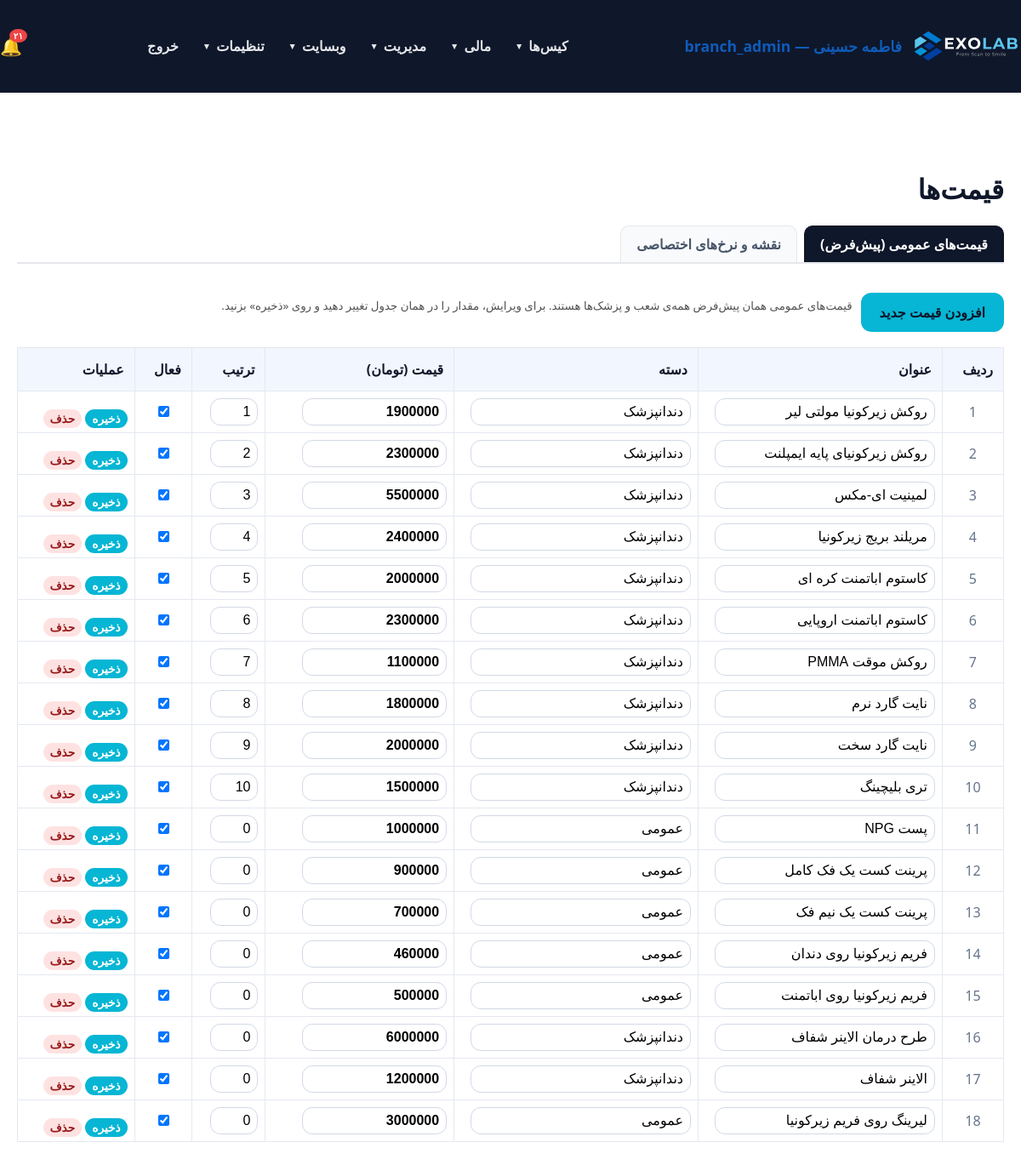
The page /panel/prices.php (signed in) on the database its author committed.
### tables this page shows
CREATE TABLE `users` (
  `id` int(11) NOT NULL AUTO_INCREMENT,
  `username` varchar(100) NOT NULL,
  `password_hash` varchar(255) NOT NULL,
  `full_name` varchar(255) NOT NULL,
  `email` varchar(255) DEFAULT NULL,
  `phone` varchar(20) DEFAULT NULL,
  `role` enum('admin','doctor','staff','secretary','designer','technician','operator','powder','courier','finance','outsource_lab','customer_lab','partner_lab','clinic','branch_admin') NOT NULL DEFAULT 'staff',
  `branch_id` int(11) DEFAULT NULL,
  `clinic_id` int(11) DEFAULT NULL,
  `lab_id` int(11) DEFAULT NULL,
  `is_designer` tinyint(1) NOT NULL DEFAULT 0,
  `is_default_designer` tinyint(1) NOT NULL DEFAULT 0,
  `active` tinyint(1) DEFAULT 1,
  `last_login` datetime DEFAULT NULL,
  `created_at` datetime DEFAULT current_timestamp(),
  `updated_at` datetime DEFAULT current_timestamp() ON UPDATE current_timestamp(),
  `notes` text DEFAULT NULL,
  PRIMARY KEY (`id`),
  UNIQUE KEY `username` (`username`),
  KEY `idx_users_clinic_id` (`clinic_id`),
  KEY `idx_users_is_designer` (`is_designer`),
  CONSTRAINT `fk_users_clinic` FOREIGN KEY (`clinic_id`) REFERENCES `users` (`id`) ON DELETE SET NULL ON UPDATE CASCADE
);

CREATE TABLE `site_prices` (
  `id` int(11) NOT NULL AUTO_INCREMENT,
  `branch_id` int(11) DEFAULT NULL,
  `title` varchar(255) NOT NULL,
  `description` text NOT NULL,
  `price` decimal(15,2) NOT NULL DEFAULT 0.00,
  `category` varchar(120) DEFAULT 'عمومی',
  `active` tinyint(1) DEFAULT 1,
  `created_at` datetime DEFAULT current_timestamp(),
  `updated_at` datetime DEFAULT current_timestamp() ON UPDATE current_timestamp(),
  `display_order` int(11) DEFAULT 0,
  PRIMARY KEY (`id`)
);

### panel/db.php (called while the page is built, shortened)
<?php
function db() {
    static $pdo = null;
    if ($pdo === null) {
        $pdo = Connection::getInstance();
    }
    return $pdo;
}
function getAllPrices() {
    $stmt = db()->query("SELECT * FROM site_prices ORDER BY (display_order = 0) ASC, CASE WHEN display_order = 0 THEN id ELSE display_order END ASC");
    return $stmt->fetchAll();
}
function getUnreadNotificationCount(int $userId): int {
    $stmt = db()->prepare('SELECT COUNT(*) FROM notifications WHERE user_id = ? AND is_read = 0');
    $stmt->execute([$userId]);
    return (int) $stmt->fetchColumn();
}

### includes/helpers.php (called while the page is built, shortened)
<?php
function toPersianDigits($input) {
    $numbers = ['0','1','2','3','4','5','6','7','8','9'];
    $persian = ['۰','۱','۲','۳','۴','۵','۶','۷','۸','۹'];
    return str_replace($numbers, $persian, $input);
}
function formatTomanInput($value) {
    return number_format((float) $value, 0, '.', '');
}

### panel/prices_general_tab.php (the view, shortened to what this page needs)
<?php
require_once __DIR__ . '/auth.php';
$prices = getAllPrices();
?>
<div style="margin-bottom: 18px; display:flex; gap:10px; flex-wrap:wrap; align-items:center;">
    <a class="btn" href="price_form.php">افزودن قیمت جدید</a>
    <small style="color:#525252;">قیمت‌های عمومی همان پیش‌فرض همه‌ی شعب و پزشک‌ها هستند. برای ویرایش، مقدار را در همان جدول تغییر دهید و روی «ذخیره» بزنید.</small>
</div>
<div class="table-scroll">
<table>
    <thead>
    <tr>
        <th class="th-narrow">ردیف</th>
        <th>عنوان</th>
        <th>دسته</th>
        <th class="th-price">قیمت (تومان)</th>
        <th class="th-narrow">ترتیب</th>
        <th class="th-narrow">فعال</th>
        <th class="th-narrow">عملیات</th>
    </tr>
    </thead>
    <tbody id="sortable-prices">
    <?php foreach ($prices as $index => $price): ?>
        <tr draggable="true" data-id="<?= (int) $price['id'] ?>">
            <td class="price-index"><?= $index + 1 ?></td>
            <td><input type="text" class="ed-title" value="<?= htmlspecialchars($price['title']) ?>" style="width:96%; min-width:160px;"></td>
            <td><input type="text" class="ed-category" value="<?= htmlspecialchars($price['category']) ?>" style="width:96%; min-width:100px;"></td>
            <td><input type="number" class="ed-price" value="<?= htmlspecialchars(formatTomanInput($price['price'])) ?>" min="0" step="1" style="width:170px; font-weight:bold;"></td>
            <td><input type="number" class="ed-order" value="<?= isset($price['display_order']) ? (int)$price['display_order'] : 0 ?>" min="0" step="1" style="width:56px;"></td>
            <td style="text-align:center;"><input type="checkbox" class="ed-active" <?= $price['active'] ? 'checked' : '' ?> style="width:auto;"></td>
            <td class="actions" style="white-space:nowrap;">
                <button type="button" class="btn save-price-row" style="background:#06B6D4; color:#fff; padding:3px 8px; font-size:0.85rem;">ذخیره</button>
                <button type="button" class="btn delete-price-row" style="background:#fee2e2; color:#991b1b; padding:3px 8px; font-size:0.85rem;">حذف</button>
            </td>
        </tr>
    <?php endforeach; ?>
    </tbody>
</table>
</div>

### panel/auth.php (shortened to what this page needs)
<?php
require_once __DIR__ . '/db.php';
require_once __DIR__ . '/../includes/helpers.php';
function current_user() {
    static $user = null;
    if ($user !== null) return $user;
    $stmt = db()->prepare('SELECT * FROM users WHERE id = ? AND active = 1 LIMIT 1');
    $stmt->execute([(int)$_SESSION[USER_SESSION_KEY]]);
    $user = $stmt->fetch();
    return $user;
}
function is_logged_in() {
    return current_user() !== null;
}
function is_admin(): bool {
    $user = current_user();
    return $user['role'] === 'admin' || $user['role'] === 'branch_admin';
}
function is_root_admin(): bool {
    $user = current_user();
    return $user && $user['role'] === 'admin';
}
function is_branch_scoped(): bool {
    $user = current_user();
    return !empty($user['branch_id']);
}
function has_permission($permission) {
    $user = current_user();
    $perms = $GLOBALS['role_permissions'][$user['role']] ?? [];
    return in_array('*', $perms) || in_array($permission, $perms);
}
function require_login() {
    if (!is_logged_in()) {
        $target = getLoginRedirectUrl();
        if ($target !== '') {
            $_SESSION['login_redirect'] = $target;
        }
        header('Location: login.php');
        exit;
    }
}
function require_admin() {
    require_login();
}
function panel_layout_start($title = 'پنل مدیریت') {
    $user = current_user();
    ?>
    <!DOCTYPE html>
    <html lang="fa" dir="rtl">
    <head>
        <link rel="stylesheet" href="../assets/css/style.css">
        <link rel="stylesheet" href="../assets/css/datatables.min.css">
    </head>
    <body>
    <header class="site-header">
        <div class="container" style="justify-content: space-between;">
            <a class="brand" href="dashboard.php">
                <img src="../assets/icons/EXOLAB_LOGO_HORIZENTAL.svg" alt="EXOLAB" class="site-logo">
                <span><?= $user ? htmlspecialchars($user['full_name']) . ' — ' . $user['role'] : 'پنل' ?></span>
            </a>
            <nav class="site-nav" id="siteNav">
                <?php
                $navCanCases  = has_permission('view_all_cases') || has_permission('view_own_cases') || has_permission('view_assigned_cases') || has_permission('view_clinic_cases') || has_role('designer');
                $navCanInv    = has_permission('view_invoices') || has_permission('view_clinic_invoices') || has_permission('view_own_invoices') || is_admin();
                $navCanPay    = has_permission('view_own_payments') || has_permission('view_clinic_payments') || has_permission('view_payments') || is_admin();
                $navIsAdmin   = is_admin();
                $navIsRoot    = is_root_admin();
                ?>
                <?php if ($navCanCases): ?>
                    <div class="nav-group">
                        <button type="button" class="nav-group-toggle" onclick="toggleNavGroup(this)">کیس‌ها <span class="caret">▼</span></button>
                    </div>
                <?php endif; ?>
                <?php if ($navCanInv || $navCanPay || $navIsAdmin): ?>
                    <div class="nav-group">
                        <button type="button" class="nav-group-toggle" onclick="toggleNavGroup(this)">مالی <span class="caret">▼</span></button>
                    </div>
                <?php endif; ?>
                <?php if ($navIsAdmin): ?>
                    <div class="nav-group">
                        <button type="button" class="nav-group-toggle" onclick="toggleNavGroup(this)">مدیریت <span class="caret">▼</span></button>
                    </div>
                    <div class="nav-group">
                        <button type="button" class="nav-group-toggle" onclick="toggleNavGroup(this)">وبسایت <span class="caret">▼</span></button>
                    </div>
                <?php endif; ?>
                <?php if ($navIsRoot || $user): ?>
                    <div class="nav-group">
                        <button type="button" class="nav-group-toggle" onclick="toggleNavGroup(this)">تنظیمات <span class="caret">▼</span></button>
                    </div>
                <?php endif; ?>
                <a class="nav-link" href="logout.php">خروج</a>
            </nav>
            <?php if ($user): $notifCount = getUnreadNotificationCount($user['id']); ?>
                <a href="notifications.php" class="notif-bell" style="position:relative; color:#fff; text-decoration:none; font-size:1.3rem; margin-right:10px;">
                    🔔
                    <?php if ($notifCount > 0): ?>
                        <span style="position:absolute; top:-6px; right:-6px; background:#ef4444; color:#fff; font-size:0.65rem; padding:1px 5px; border-radius:50%; font-weight:bold;"><?= toPersianDigits($notifCount > 99 ? '99+' : $notifCount) ?></span>
                    <?php endif; ?>
                </a>
            <?php endif; ?>
        </div>
    </header>
    <main class="section">
        <div class="container">
            <h2><?= htmlspecialchars($title) ?></h2>
    <?php
}
function panel_layout_end() {
    ?>
        </div>
    </main>
    </body>
    </html>
    <?php
}

### assets/css/style.css (style rules this page uses)
body { margin: 0; font-family: 'Segoe UI', Tahoma, Geneva, Verdana, sans-serif; background: #FFFFFF; color: #0F172A; direction: rtl; text-align: right; }
a { color: #0f5cba; text-decoration: none; }
.container { max-width: 1480px; margin: 0 auto; padding: 0 20px; }
.site-header { background: #0F172A; color: #ffffff; position: sticky; top: 0; z-index: 10; border-bottom: 1px solid rgba(255, 255, 255, 0.06); }
.site-header .container { display: flex; align-items: center; justify-content: space-between; flex-wrap: wrap; gap: 12px; padding: 18px 0; }
.brand { display: flex; align-items: center; gap: 12px; font-size: 1.1rem; font-weight: 700; }
.site-logo { height: 72px; display: inline-block; }
.site-nav { display: flex; align-items: center; gap: 4px; flex-wrap: wrap; }
.site-nav a, .nav-group-toggle { color: #E5E7EB; font-weight: 600; }
.nav-link { padding: 9px 12px; border-radius: 8px; text-decoration: none; transition: background .15s; }
.nav-group { position: relative; }
.nav-group-toggle { background: transparent; border: none; padding: 9px 12px; border-radius: 8px; cursor: pointer; font-size: 1rem; display: inline-flex; align-items: center; gap: 6px; font-family: inherit; }
.nav-group-toggle .caret { font-size: 0.65rem; transition: transform .2s; }
.btn { display: inline-block; background: #06B6D4; color: #0F172A; padding: 12px 22px; border-radius: 12px; margin-top: 16px; font-weight: 700; text-decoration: none; }
.section { padding: 64px 0; }
.section h2 { margin-bottom: 22px; font-size: 2rem; }
input, textarea, select { width: 100%; padding: 12px 14px; border: 1px solid #d2d8e7; border-radius: 12px; font-size: 1rem; box-sizing: border-box; }
button { background: #0f5cba; color: #fff; border: none; border-radius: 12px; padding: 13px 20px; font-weight: 700; cursor: pointer; }
table { width: 100%; border-collapse: collapse; background: #fff; }
th, td { padding: 14px 12px; border: 1px solid #e4e8f0; }
th { background: #f2f6ff; text-align: right; }
.table-scroll { overflow-x: auto; -webkit-overflow-scrolling: touch; }

### panel/prices_general_tab.php (style rules this page uses)
#sortable-prices th, #sortable-prices td { padding: 5px 8px; }
#sortable-prices .price-index { text-align: center; color: #64748b; }
#sortable-prices input { padding: 6px 8px; }

### rows shown on the page
users: full_name "فاطمه حسینی", role "branch_admin"
site_prices: title "روکش زیرکونیا مولتی لیر", category "دندانپزشک", price "1900000", display_order "1", active "☑"
site_prices: title "روکش زیرکونیای پایه ایمپلنت", category "دندانپزشک", price "2300000", display_order "2", active "☑"
site_prices: title "لمینیت ای-مکس", category "دندانپزشک", price "5500000", display_order "3", active "☑"
site_prices: title "مریلند بریج زیرکونیا", category "دندانپزشک", price "2400000", display_order "4", active "☑"
site_prices: title "کاستوم اباتمنت کره ای", category "دندانپزشک", price "2000000", display_order "5", active "☑"
site_prices: title "کاستوم اباتمنت اروپایی", category "دندانپزشک", price "2300000", display_order "6", active "☑"
site_prices: title "روکش موقت PMMA", category "دندانپزشک", price "1100000", display_order "7", active "☑"
site_prices: title "نایت گارد نرم", category "دندانپزشک", price "1800000", display_order "8", active "☑"
site_prices: title "نایت گارد سخت", category "دندانپزشک", price "2000000", display_order "9", active "☑"
site_prices: title "تری بلیچینگ", category "دندانپزشک", price "1500000", display_order "10", active "☑"
site_prices: title "پست NPG", category "عمومی", price "1000000", display_order "0", active "☑"
site_prices: title "پرینت کست یک فک کامل", category "عمومی", price "900000", display_order "0", active "☑"
site_prices: title "پرینت کست یک نیم فک", category "عمومی", price "700000", display_order "0", active "☑"
site_prices: title "فریم زیرکونیا روی دندان", category "عمومی", price "460000", display_order "0", active "☑"
site_prices: title "فریم زیرکونیا روی اباتمنت", category "عمومی", price "500000", display_order "0", active "☑"
site_prices: title "طرح درمان الاینر شفاف", category "دندانپزشک", price "6000000", display_order "0", active "☑"
site_prices: title "الاینر شفاف", category "دندانپزشک", price "1200000", display_order "0", active "☑"
site_prices: title "لیرینگ روی فریم زیرکونیا", category "عمومی", price "3000000", display_order "0", active "☑"

### other values the page prints
toPersianDigits($notifCount > 99 ? '99+' : $notifCount) "۲۱"
$title "قیمت‌ها"
